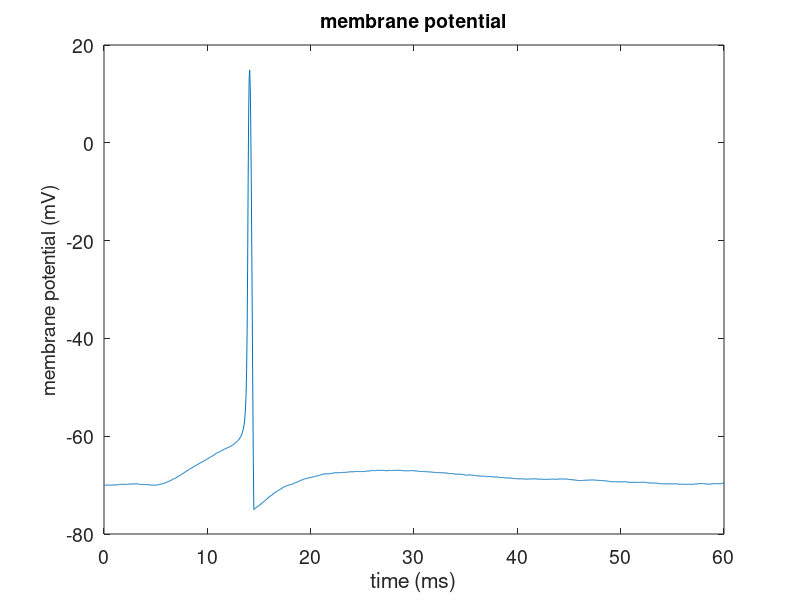

MATLAB code to generate this figure:
%------------------------------Complete-------------
function Synapse()    
%---PARAMETERS TO VARY----------------
numTrials=5; %number of stimuli
numCells=5;
numVesicles=10; %nymber of vesicles
prob= 0.2 ;   %probability of release
gEmax=1e-4;  %conductance produce when a single vesicle released; default=1.0e-4
Eexc=0;  % equilibrium potentials for synapses
NaOn=1%turns off sodium channels at 0
KOn=1;%turns off Potassium channels 

%-----------HH & Passive constants---------- ------------
delT=0.05;totalTime=60;Rec_length=round(totalTime/delT); T=delT*(1:Rec_length); %discreitzaiton parameters
gNamax=0.2;gKmax=3;R=260;tau=10;C=tau/R;gl=1/R;  %conductances
Erest=-70;EK=-90;ENa=70;
 
%-----------vectors and matrices-------------------
%Voltage and injected current
    V=zeros(1,Rec_length);
    avgV=zeros(1,Rec_length);   
    Iinj=zeros(1,Rec_length); %injected current
 
%Hodgkin/Huxley & passive parameters
    n=zeros(1,Rec_length); m=zeros(1,Rec_length);h=ones(1,Rec_length);
    IK=zeros(1,Rec_length);INa=zeros(1,Rec_length); Ileak=zeros(1,Rec_length);Iionic=zeros(1,Rec_length);  
    
%synaptic parameters
    gEsingle=zeros(1,Rec_length); %conductance time course from single vesicle released
    gE=zeros(1,Rec_length); %total conductance (=nVesicles*gEmax*gEsingle)
    
%----constants and vectors for analyses and plotting
pkPSP=zeros(1,numTrials);           %will contain list of amplitudes during the experiment
rec_point=20; %time point on trace where voltage is measured 
 
%-------main program-----------
figure(1);clf;%hold on;
gEsingle=gen_PSG(); %calculates the conductance from a single vesicle (see below for function)
for ii=1:numTrials
    gE=gE*0;
    for jj=1:numCells
    V=V*0+Erest;   %for each trial, V is set to resting potential 
    nse=normrnd(0,1e-4,[1,Rec_length]); %add noise for realism
    nVesicles=vesicles(); %calls function to calculate the number of vesicles released in trial (see below)
    gE = gE+nVesicles*gEmax*gEsingle+nse; %scales the alpha function by gEmax and nVesicles
    end
    HH();
 figure(1);plot(T,V);
        set(gca,'fontsize',14);title('membrane potential','FontSize',14);xlabel('time (ms)');ylabel('membrane potential (mV)','fontsize',14);
     %uses hodgkin huxley to generate voltage
  %  avgV=avgV+V; %compiles average voltage
   % pkPSP(ii)=V(round(rec_point/delT))-Erest; %measures the amplitude at t=rec_point
   
    end

% HH();
%  figure(1);plot(T,V);
%         set(gca,'fontsize',14);title('membrane potential','FontSize',14);xlabel('time (ms)');ylabel('membrane potential (mV)','fontsize',14);
% avgV=avgV/numTrials; %calculates 
% figure(1);plot(T,avgV,'k','LineWidth',5);
% figure(2);clf;histogram(pkPSP,10*numVesicles);% makes histogram of PSP amplitudes
%  
 
 
%------------Auxiliary functions------------------------------
    function HH()   %calculates voltage with HH equations
        for t=2:Rec_length
            [ntau,ninf,mtau,minf,htau,hinf]=calc_params(V(t-1));
            n(t)=n(t-1)+(ninf-n(t-1))*(delT/ntau);
            IK(t)=KOn*gKmax*n(t)^3*(V(t)-EK);
 
            m(t)=m(t-1)+(minf-m(t-1))*(delT/mtau);
            h(t)=h(t-1)+(hinf-h(t-1))*(delT/htau);
            INa(t)=NaOn*gNamax*m(t)^3*h(t)*(V(t-1)-ENa);
            Iexc(t)=gE(t)*(V(t-1)-Eexc);
            %Iinh(t)=gItrain(t)*(V(t-1)-Einh);
 
            Ileak(t)=gl*(V(t-1)-Erest);
            Iionic(t)=INa(t)+IK(t)+Ileak(t);
            Isyn(t)=Iexc(t);%+Iinh(t);
            V(t)=V(t-1)+(Iinj(t)-Iionic(t)-Isyn(t))*(delT/C);
        end
        function [ntau,ninf,mtau,minf,htau,hinf]=calc_params(v)
            ntaumin=0.05;
            alph = 0.03*(-v-65.5)/(exp((-v-65.5)/2)-1);
            beta = 12*exp(-(v+70.5)/5);     
            ntau=1/(alph+beta);
            ninf=alph/(alph+beta);
            ntau=max(ntau,ntaumin); %need to set lower bound or divide by near zero occurs
 
            mtaumin=0.05; htaumin=0.5; %fudge to prevent divide by zero
            alph = 0.4*(-v-60.5)/(exp((-v-60.5)/2)-1);
            beta = 64*exp(-(v+75.5)/5);     
            minf = alph/(alph+beta);
            mtau = 1/(alph+beta);   mtau=max(mtau,mtaumin);             
            alph = 0.28*exp(-(v+59)/2);
            beta = 4/(1+exp(-(v+10)/10));
            hinf = alph/(alph+beta);
            htau =1/(alph+beta);    htau=max(htau,htaumin);                 
        end
    end
 
%calculates # vesicles released per trial
    function num=vesicles()
     num=0;
     for j=1:numVesicles
      if (unifrnd(0,1)<prob)        %generates uniform random number between 0 and 1
          num=num+1;                %keep track of number of released vesicles
      end
     end
    end
function PSG=gen_PSG() %for calculating the time course of the synaptic conductance
    alph=0.2;
    PSG=zeros(1,Rec_length);pTau=4;
    s_delay=round(5/delT); %adds delay so can look at baseline voltage
    for i=s_delay+1:Rec_length
        PSG(i)=(((i-s_delay)*delT)*alph)*exp(-(i-s_delay)*delT*alph);   %alpha function
    end
    PSG=PSG/max(PSG); %n    ormalizes PSG to a peak of 1
end
        
end

